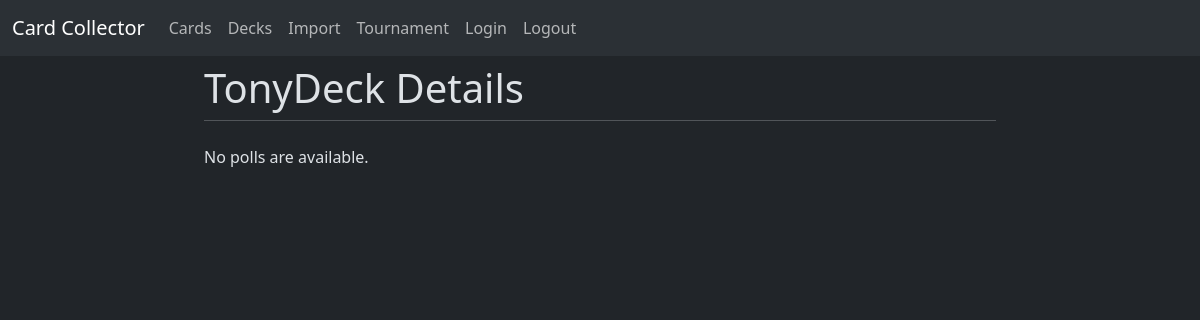
/decks/5/, run on the app's committed database.
### siteutils/models.py (models this page shows, shortened)
class menu_items(models.Model):
    title = models.CharField(max_length=200)
    url = models.CharField(max_length=200)
    login_logout = models.CharField(max_length=200, choices=[('LOGIN', 'Login'), ('LOGOUT', 'Logout')])

### decks/views.py (the view)
# urls.py: path("<str:deck_id>/", views.detail, name="detail")
def detail(request, deck_id):
    entry_collection = DeckEntry.objects.filter(rel_deck=deck_id)
    card_collection = Card.objects.filter(id__in=Subquery(DeckEntry.objects.filter(rel_deck=deck_id).values('rel_card')))
    items = menu_items.objects.all()
    deck = Deck.objects.get(pk=deck_id)
    PageTitle = deck.name + ' Details'
    context = {"collection": card_collection, "deck": deck, "items": items, "PageTitle": PageTitle}
    return render(request, "decks/detail.html", context)

### decks/templates/decks/detail.html
{% extends "siteutils/base.html" %}
{% block content %}
    {% if collection %}
    <p>Cards in {{ deck.name }}</p>
    <ul>
    {% for deckentry in collection %}
        <li><a href = "/cards/{{deckentry.id}}">{{ deckentry.name }} - {{ deckentry.count }}</a></li>
    {% endfor %}
    </ul>
{% else %}
    <p>No polls are available.</p>
{% endif %}
{% endblock %}

### siteutils/templates/siteutils/base.html (shortened to what this page needs)
<!doctype html>
<html lang="en-US" data-bs-theme="dark">
  <head>
	<link href="https://cdn.jsdelivr.net/npm/bootstrap@5.3.3/dist/css/bootstrap.min.css" rel="stylesheet">
  </head>
  <body>
    <header>
	<nav class="navbar navbar-expand-lg bg-body-tertiary">
        <div class="container-fluid">
            <a class="navbar-brand" href="#">Card Collector</a>
            <div class="collapse navbar-collapse" id="navbarSupportedContent">
                <ul class="navbar-nav me-auto mb-2 mb-lg-0">
                  {% for item in items %}
                  <li class="nav-item"><a class="nav-link" href = "{{item.url}}">{{ item.title }}</a></li>
                {% endfor %}
                </ul>
            </div>
        </div>
    </nav>
    </header>
<div id="content" name="content" class="main">
	<div class="row justify-content-center">
		<div class="col-8">
			<h1 class="mt-2">{{ PageTitle }}</h1>
			<hr class="mt-0 mb-4">
			{% block content %}
			{% endblock %}
</body>
</html>

### data on the page
menu_items: title "Cards"
menu_items: title "Decks"
menu_items: title "Import"
menu_items: title "Tournament"
menu_items: title "Login"
menu_items: title "Logout"

### other printed values
{{ PageTitle }} "TonyDeck Details"
